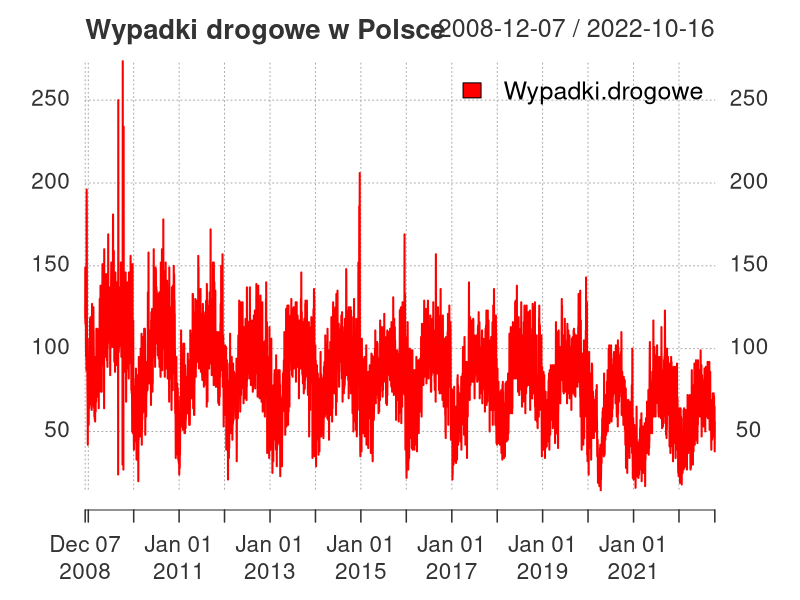
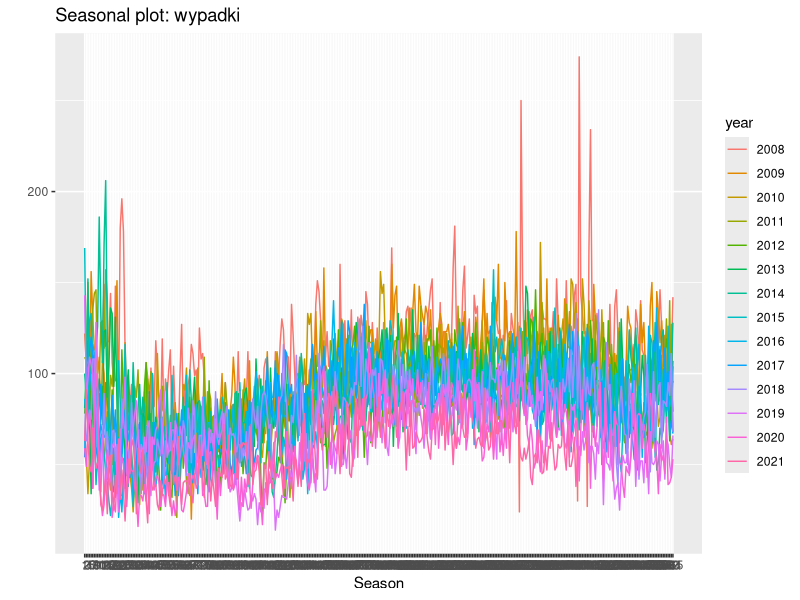
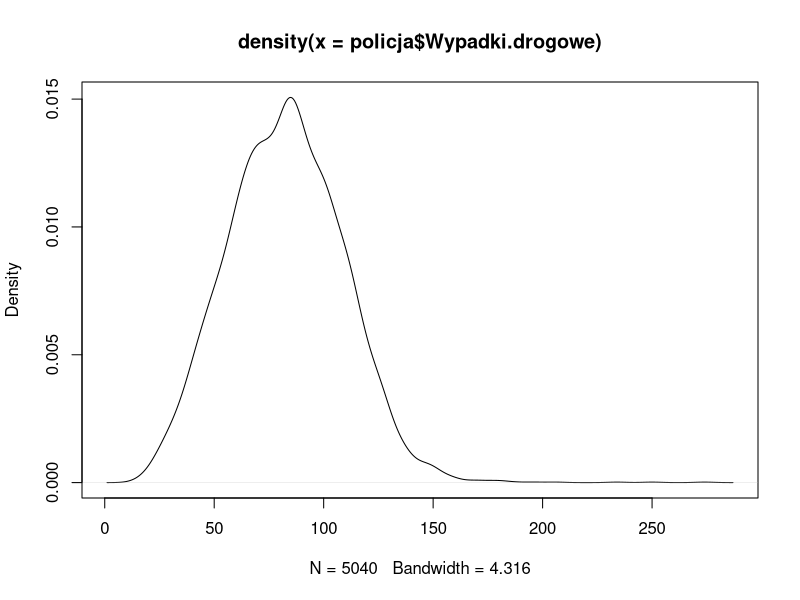
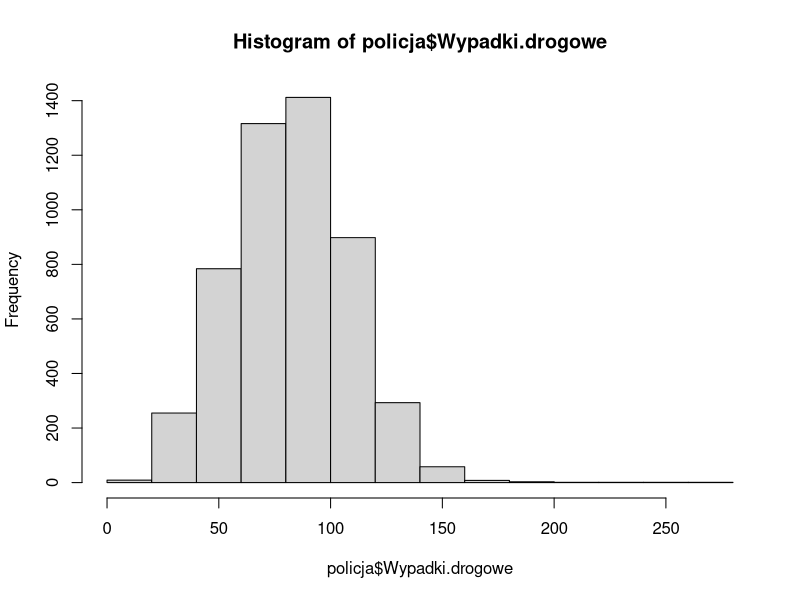
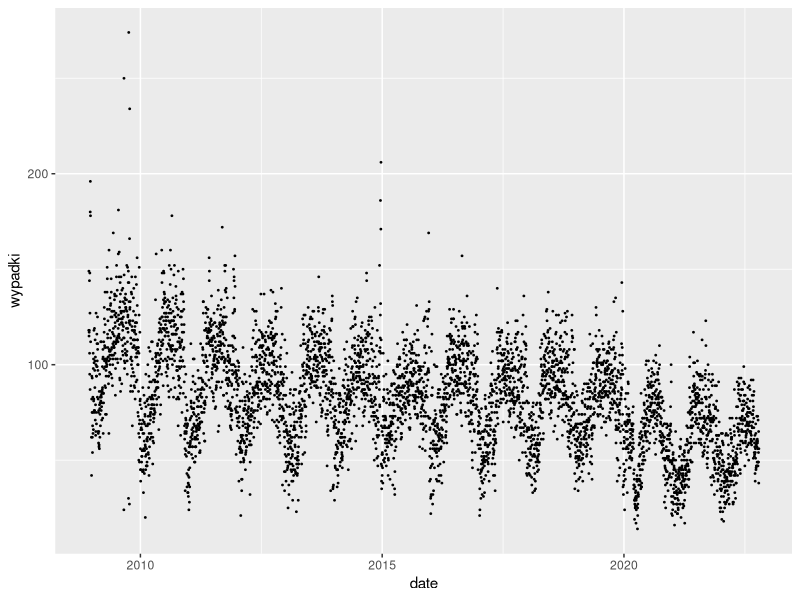
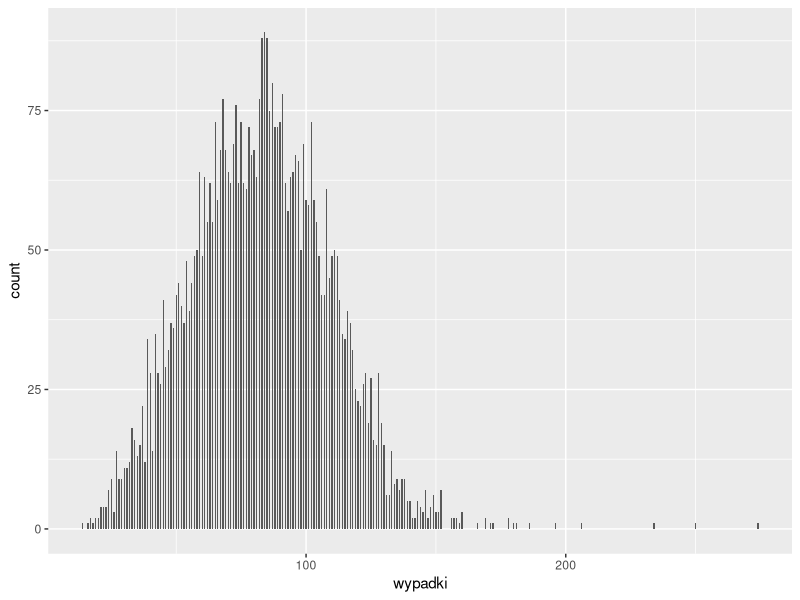
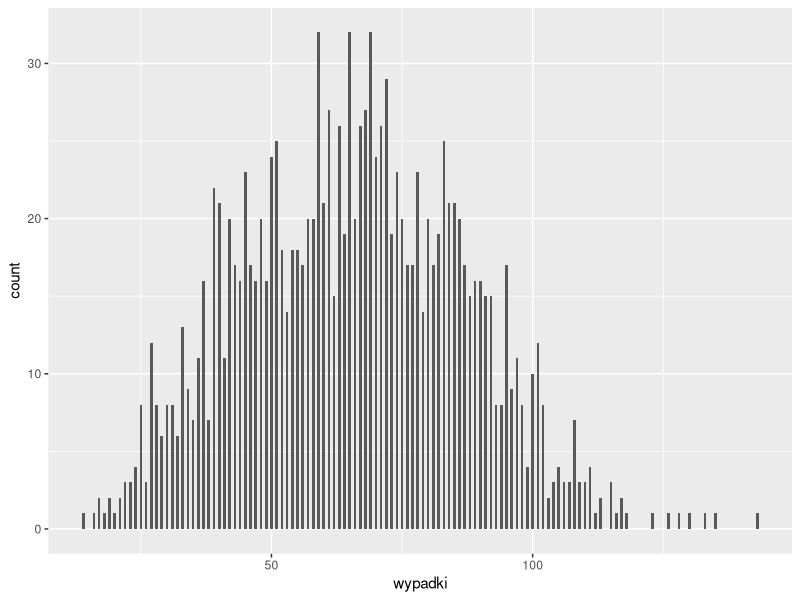

Recreate these plots in R, in order.
library(xts)
library(quantmod)
library(tidyverse)
library(forecast) # seasonplot()
library(ggplot2)
library(dplyr)
# XTS visualisation
policja <- read.csv(file = "./data/policja.csv", sep = ";")
policja <- xts(policja[, -1],
               as.Date(policja$Data,
                        format = "%Y-%m-%d"))

plot(policja[,5],
     main = "Wypadki drogowe w Polsce",
     # defining several colors - one for each series
     col = c("red", "darkgreen", "darkblue", "brown","black"),
     major.ticks = "years", 
     grid.ticks.on = "years",
     grid.ticks.lty = 3,
     # location of a legend - useful for several series
     legend.loc = "topright",
     cex = 1)


wypadki <- ts(policja[,5], frequency = 365, start = c(2008, 12)) 

ggseasonplot(wypadki)

summary(wypadki)

d <- density(policja$Wypadki.drogowe)
plot(d)

h <- hist(policja$Wypadki.drogowe)
h

# ggplot2 visualisation
policja <- read.csv(file = "./data/policja.csv", sep = ";") %>% 
    select("Data","Wypadki.drogowe") %>%
    rename(date = Data,
           wypadki = Wypadki.drogowe ) %>%
    mutate_at("date", as.Date, format = "%Y-%m-%d")

head(policja)
tail(policja)

ggplot(data = policja) +
    geom_point(aes(y = wypadki, x = date), size = 0.3)
    
ggplot(data = policja) +
    geom_histogram(aes(wypadki), 
                   bins = length(unique(policja$wypadki)),
                   binwidth = 0.5)

policja %>% filter(date >= "2019-01-01") %>% 
ggplot(data = .) +
    geom_histogram(aes(wypadki), 
    bins = length(unique(policja$wypadki)),
    binwidth = 0.5)
    




